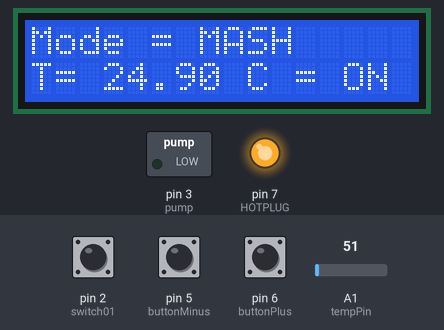
A sketch run on a simulated Arduino Uno, built with avr-gcc and run on an emulated ATmega328P. Shown: 16×2 character LCD, switched loads named in the sketch (green lamp = pin HIGH), output pins drawn as LEDs (lit = HIGH). The test bench sets the inputs (shaded band); at power-on: A1 (tempPin) = 51, pin 2 (switch01) LOW, pin 5 (buttonMinus) LOW, pin 6 (buttonPlus) LOW. Pins used as bus, display or sensor lines are not drawn; what the sketch prints to the serial monitor is not drawn.

Above: at 1.2 s.
1.3 s: A1 (tempPin) set to 23
At 2.9 s:
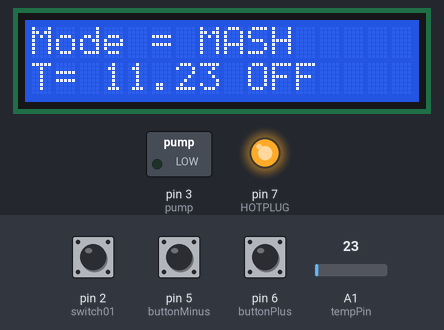
5.4 s: A1 (tempPin) set to 19
At 6.7 s:
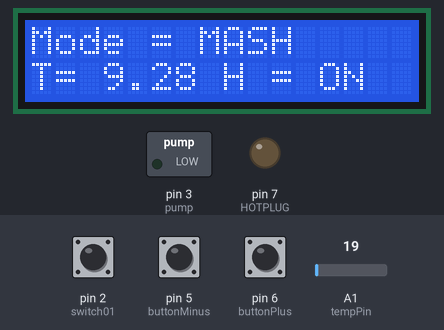
9.5 s: pin 2 (switch01) pulled HIGH for 3.2 s
At 11.3 s:
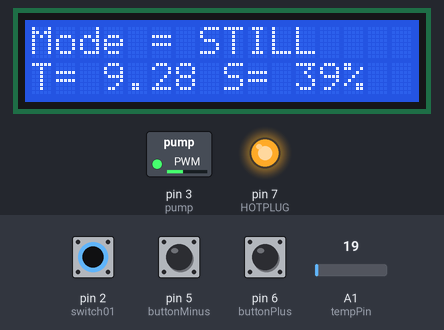
14.2 s: pin 5 (buttonMinus) pulled HIGH for 0.6 s
At 15.5 s:
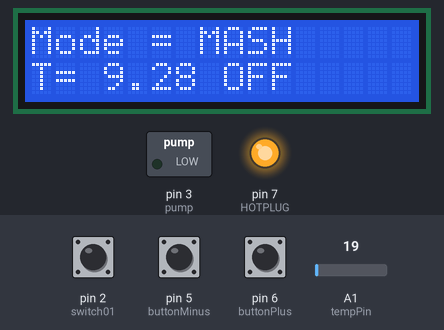
16.3 s: pin 2 (switch01) pulled HIGH for 3.2 s
At 17.6 s:
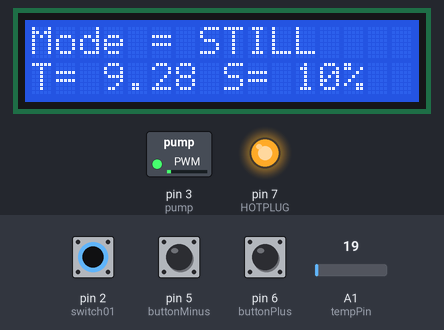
21.0 s: A1 (tempPin) set to 15
At 21.6 s:
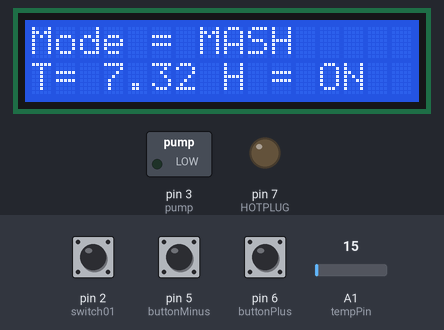
Timing chart, 0 to 23.5 s (numbered marks = the images above; inputs shaded):
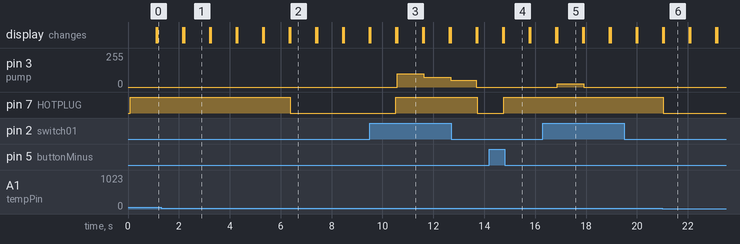

Measured:
- the behaviour switches between 21 and 20 on A1 (tempPin) (found by bisection; images 1 and 2)
- after the input at 1.3 s, the display: first differs from a run without the input after 0.90 s (image 1)
- after the input at 5.4 s, pin 7 (HOTPLUG): HIGH → LOW after 0.97 s; the display: first differs from a run without the input after 0.98 s (image 2)
- after the input at 9.5 s, pin 3 (pump): 0/255 → 100/255 after 1.1 s, → 75/255 1.1 s later, → 50/255 1.1 s later, → 0/255 1.0 s later; pin 7 (HOTPLUG): LOW → HIGH after 1.0 s, → LOW 3.2 s later; the display: first differs from a run without the input after 1.0 s (image 3 shows a later state)
- after the input at 14.2 s, pin 7 (HOTPLUG): LOW → HIGH after 0.56 s; the display: first differs from a run without the input after 0.57 s (image 4)
- after the input at 16.3 s, pin 3 (pump): 0/255 → 25/255 after 0.57 s, → 0/255 1.1 s later; the display: first differs from a run without the input after 0.52 s (image 5 shows a later state)
- after the input at 21.0 s, pin 7 (HOTPLUG): HIGH → LOW at once; the display: first differs from a run without the input after 0.05 s (image 6)

The sketch:

Circuits_Still_Sketch.ino
```cpp
#include <LiquidCrystal.h>
LiquidCrystal lcd(8, 9, 10, 11, 12, 13);

int val;
int tempPin = 1;
int pump = 3;           // the PWM pin the pump is attached to
int pump_speed = 100;    // how bright the pump is
int pump_inc = 25.5;    // how many points to fade the pump by  2.55
int switch01 = 2;
int HOTPLUG = 7 ;  // Pin to Control the HOT plug Relay
int COLDPLUG = 4 ;  // Pin to Control the Cold plug Relay
int M_REQTEMP = 15;    //  begining required temp for Mash mode (from 0 to 254)
int S_REQTEMP = 60;    // begining required temp for Still mode (from 0 to 254)
int buttonPlus=6;
int buttonMinus=5;
int counter = 0;


void setup()
{
lcd.begin(16, 2);
pinMode(pump, OUTPUT);
// make the switch01's pin an input:
pinMode(switch01, INPUT);
Serial.begin(9600);
pinMode(HOTPLUG, OUTPUT);	// Assign PIN is OUTPUT
pinMode(COLDPLUG, OUTPUT);	// Assign PIN is OUTPUT
}


void loop()
{

int buttonState = digitalRead(switch01);

  if (digitalRead(buttonPlus) == HIGH) {
   M_REQTEMP   +=   2;                           //Check the statue of the up button and increase the required Temperature by X for Mash mode
  }
  if (digitalRead(buttonMinus) == HIGH) {
   M_REQTEMP -=  2;                              //Check the statue of the up button and decrease the required Temperature by X for Mash mode
  }
  M_REQTEMP = constrain(M_REQTEMP, 0, 150);      //Set upper and lower limit to required Temperature for Mash mode

   if (digitalRead(buttonPlus) == HIGH) {
   S_REQTEMP   +=   1;                          //Check the statue of the up button and increase the required Temperature by X for Still mode
  }
  if (digitalRead(buttonMinus) == HIGH) {
   S_REQTEMP -=  1;               //Check the statue of the up button and decrease the required Temperature by X for Still mode
  }
  S_REQTEMP = constrain(S_REQTEMP, 0, 150);   //Set upper and lower limit to required Temperature for Still mode


if (buttonState == 1 )   ///START OF STILL CODE
  {
   Serial.println();
   Serial.print("Running Mode = ");
    Serial.print("STILL");

lcd.setCursor(0,0);
lcd.print("Mode = ");
lcd.print("STILL");

digitalWrite(HOTPLUG,HIGH);
digitalWrite(COLDPLUG,HIGH);


val = analogRead(tempPin);
float mv = ( val/1024.0)*5000;
float cel = mv/10;
float farh = (cel*9)/5 + 32;

/// SET upper and lower limit to be + or - X for REQTEMP

float S_plusREQTEMP = (S_REQTEMP + 2);
float S_minusREQTEMP = (S_REQTEMP - 2);

Serial.println();
Serial.print("REQTEMP = ");
Serial.print(S_REQTEMP);
Serial.println();
Serial.print("+ REQTEMP = ");
Serial.print(S_plusREQTEMP);
Serial.println();
Serial.print("- REQTEMP = ");
Serial.print(S_minusREQTEMP);

Serial.println();
Serial.print("TEMPRATURE = ");
Serial.print(cel);
Serial.print("*C");

Serial.println();
float percent = (pump_speed / 2.55);
Serial.print("speed = ");
Serial.print(percent,0);
Serial.print("%");
Serial.println();

lcd.setCursor(0,1);
lcd.print("T= ");
lcd.print(cel);
//lcd.print("*C");
lcd.print(" S= ");
lcd.print(percent,0);
lcd.print("%");


 if (cel > S_minusREQTEMP and cel < S_plusREQTEMP)
{
  analogWrite(pump, pump_speed);
}

 else if (cel < S_minusREQTEMP)
{
  analogWrite(pump, pump_speed);

    pump_speed = pump_speed - pump_inc;
 if (pump_speed <= 0)  { pump_speed = 0;}; // 'sets Lower limit

}
 else if (cel > S_plusREQTEMP)
 {

   analogWrite(pump, pump_speed);

     pump_speed = pump_speed + pump_inc;
   if (pump_speed >= 255)  { pump_speed = 255;}; // 'sets upper limit

 }

  } //// !!!!!! END OF STILL CODE !!!!!!!!!!!!!!!!


  else
  {

   val = analogRead(tempPin);
float mv = ( val/1024.0)*5000;
float cel = mv/10;
float farh = (cel*9)/5 + 32;

analogWrite(pump, 0);
Serial.println();
Serial.print("Running Mode = ");
Serial.print("MASH");
Serial.println();

float M_plusREQTEMP = (M_REQTEMP + 5);
float M_minusREQTEMP = (M_REQTEMP - 5);

Serial.println();
Serial.print("REQTEMP = ");
Serial.print(M_REQTEMP);
Serial.println();
Serial.print("+ REQTEMP = ");
Serial.print(M_plusREQTEMP);
Serial.println();
Serial.print("- REQTEMP = ");
Serial.print(M_minusREQTEMP);


lcd.setCursor(0,0);
lcd.print("Mode = ");
lcd.print("MASH");

Serial.println();
Serial.print("TEMPRATURE = ");
Serial.print(cel);
Serial.print("*C");
lcd.setCursor(0,1);
lcd.print("T= ");
lcd.print(cel);

 if (cel < M_minusREQTEMP){ digitalWrite(HOTPLUG,LOW);
                              digitalWrite(COLDPLUG,HIGH);
                              lcd.print(" H = ON ");
                              Serial.println();
                              Serial.print(" H = ON ");
                            }

if (cel > M_minusREQTEMP and cel < M_plusREQTEMP) { digitalWrite(HOTPLUG,HIGH);
                             digitalWrite(COLDPLUG,HIGH);
                             lcd.print(" OFF ");
                             Serial.println();
                             Serial.print(" OFF ");
                            }

if (cel > M_plusREQTEMP){ digitalWrite(COLDPLUG,LOW);
     						   digitalWrite(HOTPLUG,HIGH);
                               lcd.print(" C = ON ");
   							   Serial.println();
         					   Serial.print(" C = ON ");
    					      }

counter = (counter + 1);
Serial.println();
    if (counter == 60) {counter = 0;
                      Serial.print("TEMPRATURE ON SD CARD= ");
                      Serial.print(cel);
                      }

  } //// !!!!!! END OF STILL CODE !!!!!!!!!!!!!!!!

  delay(1000);
  lcd.clear();
}
```
